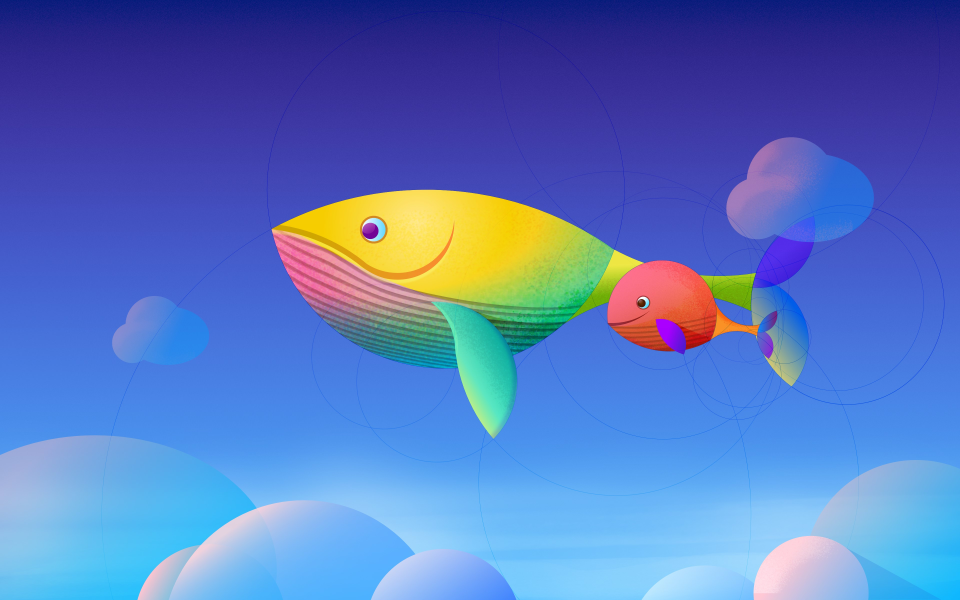
//> input picture cpp/opencv/basic-image-process/test.jpg, 3840 x 2400 px (shown at 1/4 size)
$ ./erode   (built with g++ and OpenCV 4)
//> lines starting //> are read from the running program, lines starting //| are printed output that depends on the picture
#include <iostream>
#include <opencv2/opencv.hpp>

using namespace cv;
using namespace std;
int main()
{
    Mat SrcPic = imread("/home/chenlin/my_progs/Tasks/cpp/opencv/basic-image-process/test.jpg");
//> SrcPic is the input picture: 2400 rows x 3840 cols, CV_8UC3; mean B, G, R 191.2, 117.6, 87.4
    Mat element = getStructuringElement(MORPH_RECT, Size(15, 15)); //getStructuringElement函数返回的是指定形状和尺寸的结构元素
    resize(SrcPic,SrcPic,Size(640,480));
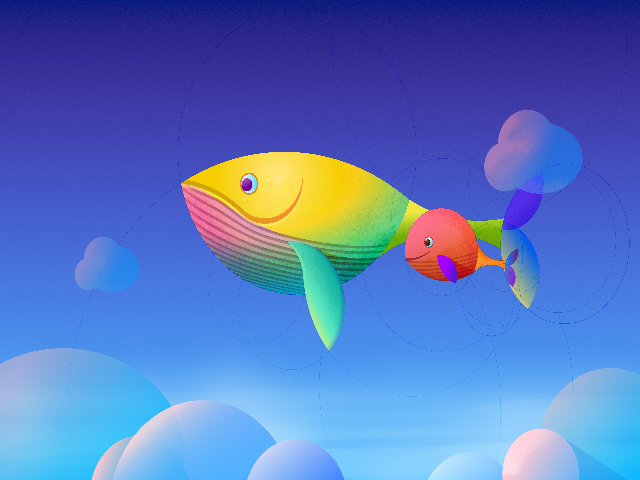
//> SrcPic: 480 rows x 640 cols, CV_8UC3; mean B, G, R 191.4, 117.7, 87.6
    imshow("Src Pic", SrcPic);
    Mat DstPic;
    erode(SrcPic, DstPic, element); //腐蚀操作
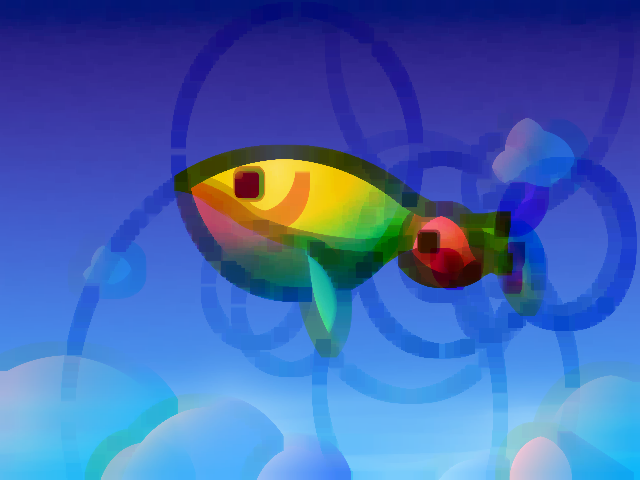
//> DstPic: 480 rows x 640 cols, CV_8UC3; mean B, G, R 176.4, 101.7, 67.6
    imshow("腐蚀效果图", DstPic);
    waitKey(0);
    return 0;
}
